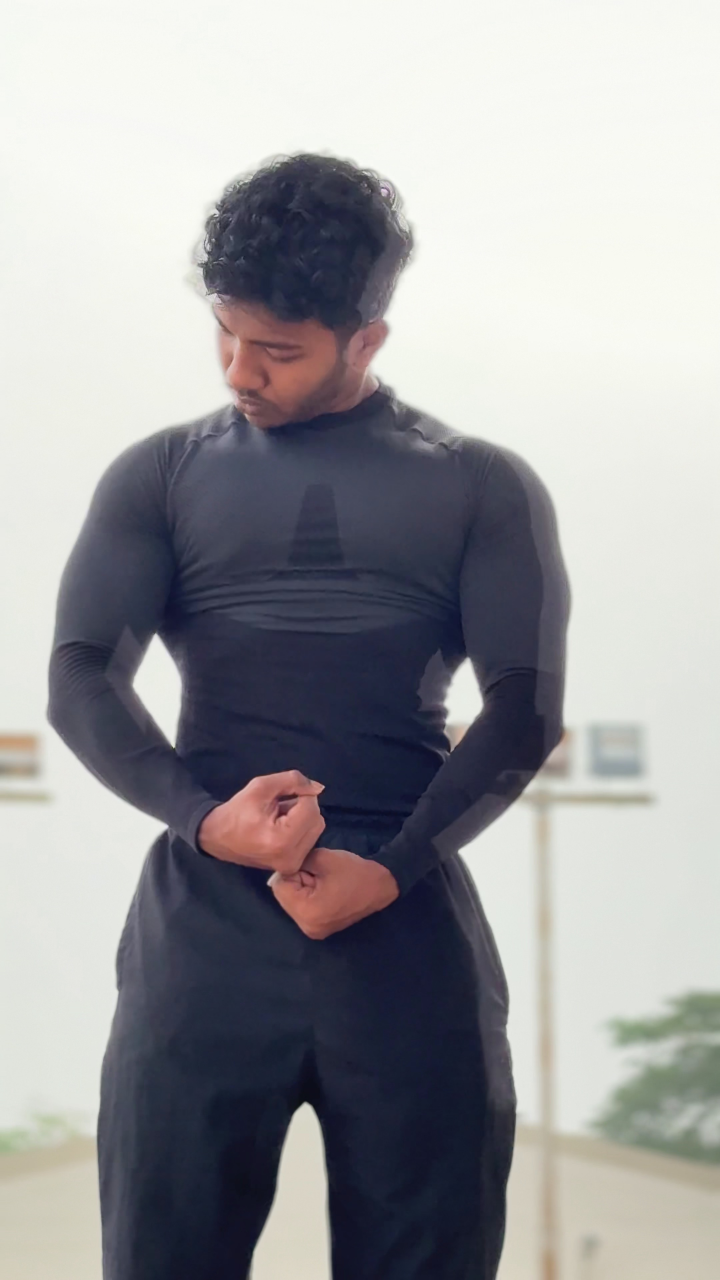
#> input picture candidates/1_candidate_0.jpg, 2160 x 3840 px (shown at 1/3 size)
$ python -i frame_quality.py   (imports and definitions only)   (older library calls are emulated)
#> lines starting #> are read from the running program, lines starting #| are printed output that depends on the picture
### config.py
"""
config.py
Central configuration for the Intelligent Video Thumbnail Generator.
All tunable parameters live here so experiments are reproducible and
nothing is hard-coded deep inside the modules.
"""

import os

# ---------------------------------------------------------------------------
# Paths
# ---------------------------------------------------------------------------
BASE_DIR = os.path.dirname(os.path.abspath(__file__))

UPLOAD_DIR = os.path.join(BASE_DIR, "uploads")
OUTPUT_DIR = os.path.join(BASE_DIR, "outputs")
CANDIDATES_DIR = os.path.join(BASE_DIR, "candidates")
RESULTS_DIR = os.path.join(BASE_DIR, "results")
EVALUATION_DIR = os.path.join(BASE_DIR, "evaluation")
DATASET_DIR = os.path.join(BASE_DIR, "dataset")
DATABASE_PATH = os.path.join(BASE_DIR, "app_data.db")

for _d in (UPLOAD_DIR, OUTPUT_DIR, CANDIDATES_DIR, RESULTS_DIR, EVALUATION_DIR, DATASET_DIR):
    os.makedirs(_d, exist_ok=True)

# ---------------------------------------------------------------------------
# Upload / security
# ---------------------------------------------------------------------------
ALLOWED_EXTENSIONS = {"mp4", "avi", "mov", "mkv", "webm"}
MAX_CONTENT_LENGTH_MB = 200
MAX_CONTENT_LENGTH = MAX_CONTENT_LENGTH_MB * 1024 * 1024

# ---------------------------------------------------------------------------
# Frame sampling
# ---------------------------------------------------------------------------
# How many frames per second to sample for shot-boundary analysis.
# Full FPS is unnecessary and expensive; 2-4 samples/sec is enough to
# catch cuts without missing very short shots.
SAMPLE_FPS = 3

# Minimum shot length (in sampled-frame units) to avoid over-segmentation
# from noise / camera flashes.
MIN_SHOT_LENGTH_FRAMES = 3

# Shot boundary adaptive threshold: threshold = mean + K_SIGMA * std
SHOT_BOUNDARY_K_SIGMA = 2.5

# ---------------------------------------------------------------------------
# Key frame candidate extraction
# ---------------------------------------------------------------------------
# Max candidate frames sampled per shot before quality filtering.
MAX_CANDIDATES_PER_SHOT = 6

# Final number of candidates kept per shot after preliminary quality +
# de-duplication filtering.
MAX_KEPT_CANDIDATES_PER_SHOT = 3

# Histogram correlation above this value => frames considered near-duplicate.
DUPLICATE_HIST_CORR_THRESHOLD = 0.97

# ---------------------------------------------------------------------------
# CQTR scoring weights (Section 6 of the master spec)
# NOTE: these are a reasonable *starting* scheme, not claimed to be
# scientifically optimal. They are meant to be varied during experiments
# (see research/ablation_study.md).
# ---------------------------------------------------------------------------
CQTR_WEIGHTS = {
    "sharpness": 0.20,
    "brightness": 0.10,
    "contrast": 0.10,
    "color": 0.10,
    "scene_representativeness": 0.20,
    "content_importance": 0.25,
    "redundancy_penalty": 0.05,
}

# Brightness "ideal" band (0-255 mean luminance). Frames outside this
# band are penalized increasingly the further they are from the band.
BRIGHTNESS_IDEAL_LOW = 60
BRIGHTNESS_IDEAL_HIGH = 200

# Face detection cascade (OpenCV built-in, no external download required)
HAAR_FACE_CASCADE = "haarcascade_frontalface_default.xml"
FACE_SCORE_BONUS = 0.15  # additive bonus to content-importance if a clear face is found

# ---------------------------------------------------------------------------
# Top-N candidates shown on results page
# ---------------------------------------------------------------------------
TOP_N_ALTERNATIVES = 5

# ---------------------------------------------------------------------------
# Logging
# ---------------------------------------------------------------------------
LOG_LEVEL = "INFO"

### modules/frame_quality.py
"""
frame_quality.py
Visual quality analysis (Section 9 of the spec):
  - Sharpness (Laplacian variance)
  - Brightness (mean luminance, penalizing too-dark/too-bright frames)
  - Contrast (standard deviation of luminance)
  - Color quality (saturation-based)
  - Blur penalty (derived from sharpness)

All outputs are normalized to [0, 1] so they can be combined linearly
in the CQTR formula.
"""

import logging
from dataclasses import dataclass

import cv2
import numpy as np

import config

logger = logging.getLogger(__name__)


@dataclass
class QualityScores:
    sharpness: float
    brightness: float
    contrast: float
    color: float
    blur_penalty: float  # 0 = no blur penalty, 1 = maximally blurred


def _normalize(value: float, low: float, high: float) -> float:
    """Clamp and linearly rescale `value` from [low, high] to [0, 1]."""
    if high <= low:
        return 0.0
    return float(np.clip((value - low) / (high - low), 0.0, 1.0))


def compute_sharpness(frame: np.ndarray) -> float:
    """
    Sharpness via Laplacian variance. Higher variance = sharper edges.
    Raw values are unbounded, so we normalize against an empirically
    reasonable range (0 - 500) for typical natural video frames; values
    above 500 are treated as maximally sharp.
    """
    gray = cv2.cvtColor(frame, cv2.COLOR_BGR2GRAY)
    variance = cv2.Laplacian(gray, cv2.CV_64F).var()
    return _normalize(variance, 0, 500)


def compute_brightness(frame: np.ndarray) -> float:
    """
    Mean luminance, penalized outside the ideal band
    [BRIGHTNESS_IDEAL_LOW, BRIGHTNESS_IDEAL_HIGH]. Frames inside the band
    score 1.0; the score falls off linearly outside it.
    """
    gray = cv2.cvtColor(frame, cv2.COLOR_BGR2GRAY)
    mean_lum = float(np.mean(gray))

    low, high = config.BRIGHTNESS_IDEAL_LOW, config.BRIGHTNESS_IDEAL_HIGH
    if low <= mean_lum <= high:
        return 1.0
    if mean_lum < low:
        # falls to 0 as mean_lum approaches 0
        return _normalize(mean_lum, 0, low)
    # mean_lum > high: falls to 0 as mean_lum approaches 255
    return _normalize(255 - mean_lum, 0, 255 - high)


def compute_contrast(frame: np.ndarray) -> float:
    """Contrast via standard deviation of luminance, normalized to [0,1]."""
    gray = cv2.cvtColor(frame, cv2.COLOR_BGR2GRAY)
    std = float(np.std(gray))
    # Typical useful contrast std range for natural images: ~0 - 80
    return _normalize(std, 0, 80)


def compute_color_quality(frame: np.ndarray) -> float:
    """
    Color quality via mean saturation in HSV space, penalizing washed-out
    (very low saturation) frames. Extremely oversaturated frames are also
    slightly penalized as they are often compression artifacts.
    """
    hsv = cv2.cvtColor(frame, cv2.COLOR_BGR2HSV)
    saturation = hsv[:, :, 1].astype(np.float32)
    mean_sat = float(np.mean(saturation))  # 0-255

    # Ideal saturation band: moderate saturation reads as "vivid but natural"
    ideal_low, ideal_high = 40, 200
    if ideal_low <= mean_sat <= ideal_high:
        return 1.0
    if mean_sat < ideal_low:
        return _normalize(mean_sat, 0, ideal_low)
    return _normalize(255 - mean_sat, 0, 255 - ideal_high)


def compute_blur_penalty(sharpness_score: float) -> float:
    """
    Blur penalty is the inverse of the normalized sharpness score:
    a very sharp frame (sharpness_score ~1) has ~0 blur penalty.
    """
    return float(np.clip(1.0 - sharpness_score, 0.0, 1.0))


def analyze_frame_quality(frame: np.ndarray) -> QualityScores:
    """Compute the full set of visual-quality scores for a single frame."""
    sharpness = compute_sharpness(frame)
    brightness = compute_brightness(frame)
    contrast = compute_contrast(frame)
    color = compute_color_quality(frame)
    blur_penalty = compute_blur_penalty(sharpness)

    return QualityScores(
        sharpness=sharpness,
        brightness=brightness,
        contrast=contrast,
        color=color,
        blur_penalty=blur_penalty,
    )

>>> import cv2
>>> picture = cv2.imread('../candidates/1_candidate_0.jpg')
#> picture is the input picture: shape (3840, 2160, 3); mean B, G, R 158.8, 156.1, 156.2
>>> result = analyze_frame_quality(picture)
#> in compute_sharpness, `gray = cv2.cvtColor(frame, cv2.COLOR_BGR2GRAY)`:
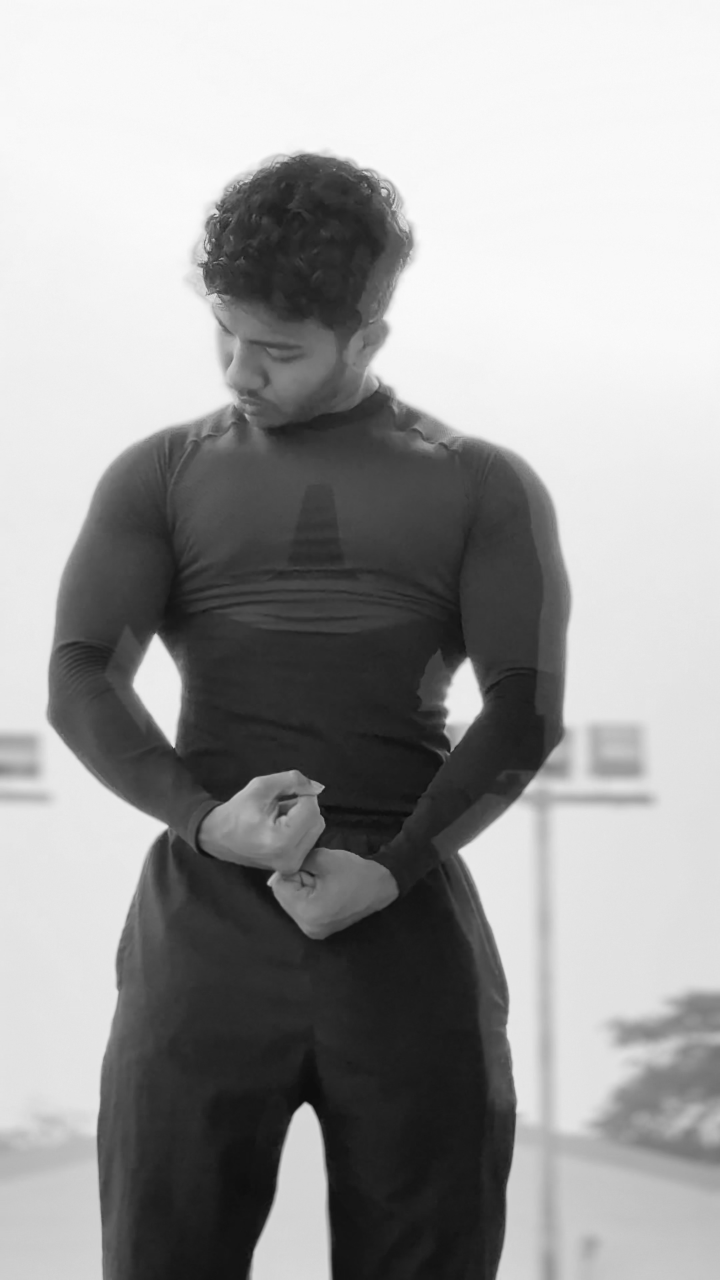
#> gray: shape (3840, 2160) (shown at 1/3 size); min 9, max 253, mean 156.4
#> in compute_sharpness, `variance = cv2.Laplacian(gray, cv2.CV_64F).var()`: variance = 3.43
#> in analyze_frame_quality, `sharpness = compute_sharpness(frame)`: sharpness = 0.00686
#> in compute_brightness, `mean_lum = float(np.mean(gray))`: mean_lum = 156.4
#> in analyze_frame_quality, `brightness = compute_brightness(frame)`: brightness = 1
#> in compute_contrast, `std = float(np.std(gray))`: std = 89.56
#> in analyze_frame_quality, `contrast = compute_contrast(frame)`: contrast = 1
#> in compute_color_quality, `hsv = cv2.cvtColor(frame, cv2.COLOR_BGR2HSV)`: hsv: shape (3840, 2160, 3); mean H, S, V 68.5, 44, 165.4
#> in compute_color_quality, `saturation = hsv[:, :, 1].astype(np.float32)`:
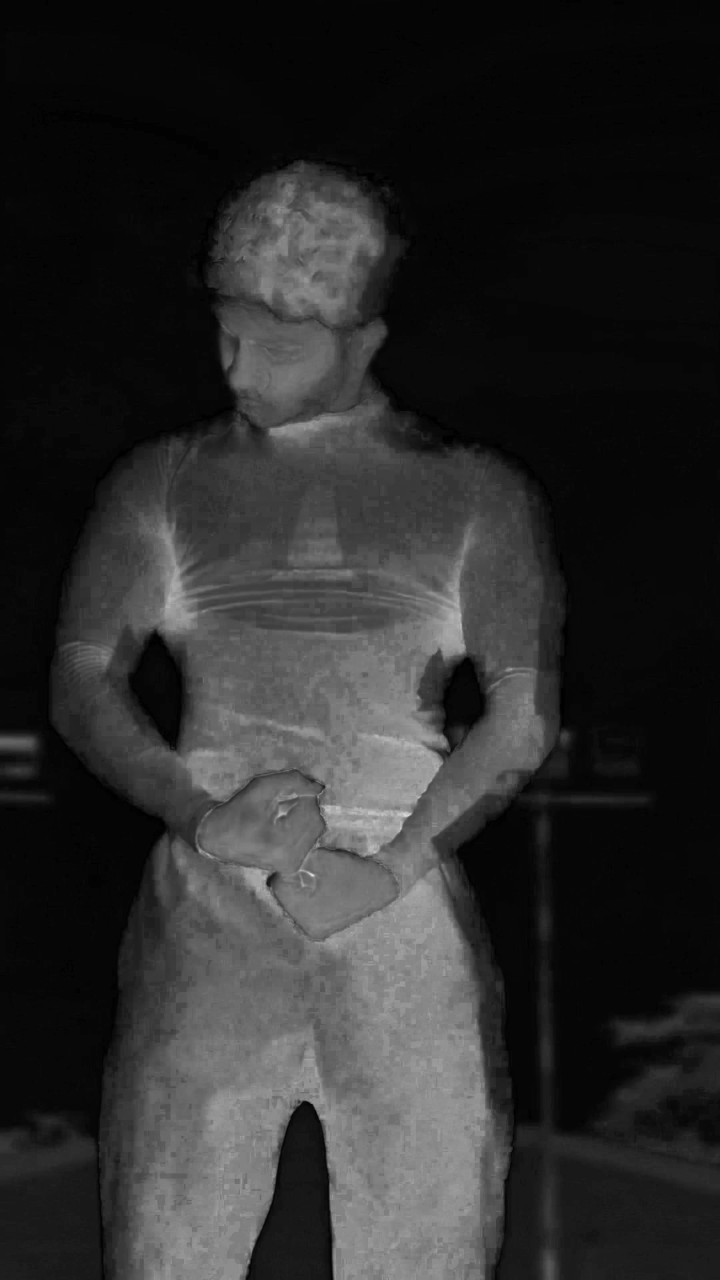
#> saturation: shape (3840, 2160) float32 (shown at 1/3 size); min 0, max 241, mean 44
#> in compute_color_quality, `mean_sat = float(np.mean(saturation))`: mean_sat = 43.97
#> in analyze_frame_quality, `color = compute_color_quality(frame)`: color = 1
#> in analyze_frame_quality, `blur_penalty = compute_blur_penalty(sharpness)`: blur_penalty = 0.993
